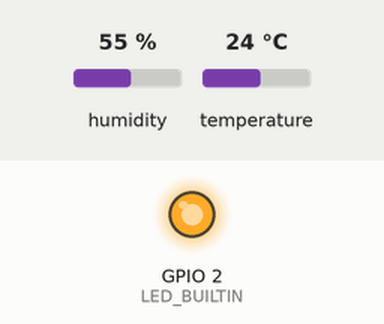
Bench run of a sketch on a simulated ESP32. Shown: output pins drawn as LEDs (lit = HIGH). The test bench sets the inputs (shaded band); at power-on: humidity 55 %, temperature 24 °C. WiFi joins after 1.5 s; servers stay silent unless stated; uploads are accepted with an empty reply; what the sketch prints to the serial monitor is not drawn.

Above: at 3.6 s.
At 5.26 s:
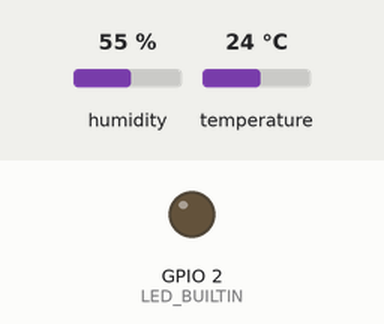
Timing chart, 0 to 8.5 s (numbered marks = the images above):
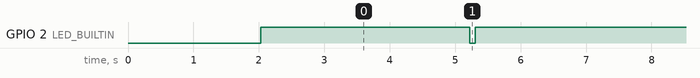

Measured:
- by itself, GPIO 2 (LED_BUILTIN): alternates HIGH for 4.9 s and LOW for 0.08 s

The sketch:

ESP32_DHT11.ino
```cpp
/*
 * ============================================================
 *  Humidity Monitor — ESP32 + DHT11
 *  Mengirim data suhu & kelembaban ke server via HTTP POST
 * ============================================================
 *  Library yang dibutuhkan (instal via Library Manager):
 *    - DHT sensor library by Adafruit
 *    - Adafruit Unified Sensor by Adafruit
 *    - ArduinoJson by Benoit Blanchon
 * ============================================================
 */

#include <WiFi.h>
#include <HTTPClient.h>
#include <DHT.h>
#include <ArduinoJson.h>

// ── Konfigurasi WiFi ──────────────────────────────────────────
const char* ssid     = "itel S23";      // ← ganti
const char* password = "ihihih10";  // ← ganti

// ── URL Server ────────────────────────────────────────────────
// Jika menggunakan Render.com, ganti dengan URL deployment kamu:
// const char* serverURL = "https://humidity-monitor-xxxx.onrender.com/api/data";
// Jika lokal (testing dengan laptop di WiFi yang sama):
const char* serverURL = "https://humidity-monitor-production.up.railway.app/api/data"; // ← ganti IP laptop

// ── Konfigurasi DHT11 ─────────────────────────────────────────
#define DHTPIN  4        // GPIO pin tempat DATA DHT11 terhubung
#define DHTTYPE DHT11    // Tipe sensor (DHT11 atau DHT22)

DHT dht(DHTPIN, DHTTYPE);

// ── Konfigurasi ───────────────────────────────────────────────
const char* DEVICE_ID       = "ESP32-01";  // Nama device
const int   SEND_INTERVAL   = 5000;        // Kirim tiap 5 detik (ms)
const int   WIFI_TIMEOUT    = 20000;       // Timeout WiFi 20 detik

// ── LED Built-in untuk status ─────────────────────────────────
#define LED_BUILTIN 2

// ── Variabel Global ───────────────────────────────────────────
unsigned long lastSendTime = 0;
int failCount = 0;

// ─────────────────────────────────────────────────────────────
void setup() {
  Serial.begin(115200);
  delay(500);

  pinMode(LED_BUILTIN, OUTPUT);
  digitalWrite(LED_BUILTIN, LOW);

  Serial.println("\n╔════════════════════════════════════╗");
  Serial.println("║   Humidity Monitor — ESP32+DHT11   ║");
  Serial.println("╚════════════════════════════════════╝");

  // Inisialisasi DHT
  dht.begin();
  Serial.println("[DHT] Sensor diinisialisasi pada GPIO " + String(DHTPIN));

  // Koneksi WiFi
  connectWiFi();
}

// ─────────────────────────────────────────────────────────────
void loop() {
  // Reconnect jika WiFi terputus
  if (WiFi.status() != WL_CONNECTED) {
    Serial.println("[WiFi] Koneksi terputus, mencoba reconnect...");
    connectWiFi();
    return;
  }

  unsigned long now = millis();
  if (now - lastSendTime >= SEND_INTERVAL) {
    lastSendTime = now;
    readAndSend();
  }
}

// ─────────────────────────────────────────────────────────────
void connectWiFi() {
  Serial.print("[WiFi] Menghubungkan ke ");
  Serial.print(ssid);

  WiFi.mode(WIFI_STA);
  WiFi.begin(ssid, password);

  unsigned long startTime = millis();
  while (WiFi.status() != WL_CONNECTED) {
    delay(500);
    Serial.print(".");
    if (millis() - startTime > WIFI_TIMEOUT) {
      Serial.println("\n[WiFi] ✗ Gagal terhubung! Cek SSID/password.");
      // Blink LED tanda error
      for (int i = 0; i < 5; i++) {
        digitalWrite(LED_BUILTIN, HIGH); delay(200);
        digitalWrite(LED_BUILTIN, LOW);  delay(200);
      }
      return;
    }
  }

  Serial.println("\n[WiFi] ✓ Terhubung!");
  Serial.print("[WiFi] IP Address: ");
  Serial.println(WiFi.localIP());
  digitalWrite(LED_BUILTIN, HIGH); // LED nyala = WiFi OK
}

// ─────────────────────────────────────────────────────────────
void readAndSend() {
  // Baca sensor DHT11
  float humidity    = dht.readHumidity();
  float temperature = dht.readTemperature(); // Celsius

  // Cek apakah pembacaan valid
  if (isnan(humidity) || isnan(temperature)) {
    Serial.println("[DHT] ✗ Gagal membaca sensor! Cek kabel.");
    failCount++;
    // Blink LED 2x tanda error sensor
    digitalWrite(LED_BUILTIN, LOW); delay(100);
    digitalWrite(LED_BUILTIN, HIGH); delay(100);
    digitalWrite(LED_BUILTIN, LOW); delay(100);
    digitalWrite(LED_BUILTIN, HIGH);
    return;
  }

  failCount = 0;

  // Tampilkan di Serial Monitor
  Serial.printf("[Sensor] T: %.1f°C | H: %.1f%% | ", temperature, humidity);

  // Buat JSON payload
  StaticJsonDocument<128> doc;
  doc["temperature"] = round(temperature * 10) / 10.0;
  doc["humidity"]    = round(humidity * 10) / 10.0;
  doc["device_id"]   = DEVICE_ID;

  String payload;
  serializeJson(doc, payload);

  // Kirim HTTP POST
  HTTPClient http;
  http.begin(serverURL);
  http.addHeader("Content-Type", "application/json");
  http.setTimeout(8000);

  int httpCode = http.POST(payload);

  if (httpCode == 200 || httpCode == 201) {
    Serial.printf("✓ Terkirim (HTTP %d)\n", httpCode);
    // Blink LED sekali = sukses
    digitalWrite(LED_BUILTIN, LOW);  delay(80);
    digitalWrite(LED_BUILTIN, HIGH);
  } else if (httpCode < 0) {
    Serial.printf("✗ Gagal: %s\n", http.errorToString(httpCode).c_str());
  } else {
    Serial.printf("✗ Server error: HTTP %d\n", httpCode);
  }

  http.end();
}
```
